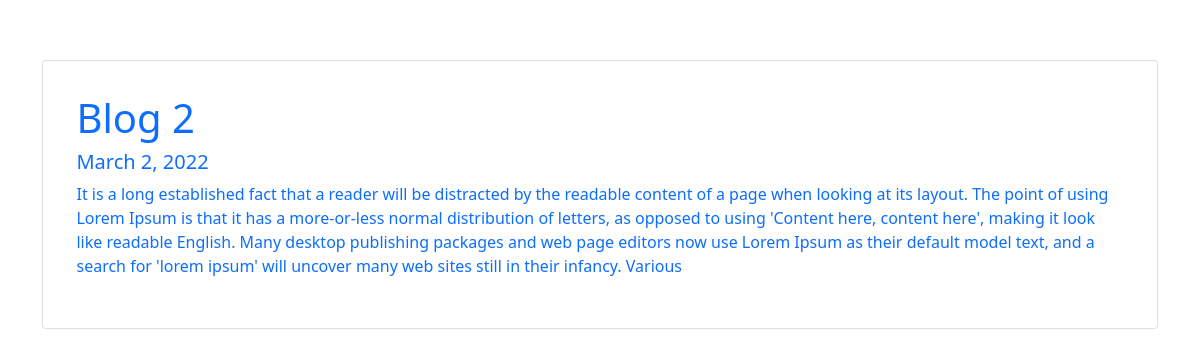
The app's page /post/4 with its own data.
### posts/models.py (models this page shows)
class Post(models.Model):
    title = models.CharField(max_length=100)
    body = models.CharField(max_length=500)
    created_at = models.DateField(default = datetime.now, blank = True)

### posts/views.py (the view)
# urls.py: path('post/<str:pk>', views.post, name='post'),
def post(request, pk):
    posts = Post.objects.get(id=pk)
    return render(request, 'post.html', {'posts': posts})

### templates/post.html (shortened to what this page needs)
<!DOCTYPE html>
<html lang="en">
<head>
    <link href="https://cdn.jsdelivr.net/npm/bootstrap@5.1.3/dist/css/bootstrap.min.css" rel="stylesheet">
</head>
<body>
    <div class="myblog">
        <div class="container">
            <div class="row">
                <div class="col-lg-12">
                    <div class="card">
                        <a href="/post/{{post.id}}">
                            <h1>{{posts.title}}</h1>
                            <h5>{{posts.created_at}}</h5>
                            <p>{{posts.body}}</p>
                        </a>
                    </div>
                </div>
            </div>
        </div>
    </div>
</body>
</html>

### templates/post.html (style rules this page uses)
.myblog { margin-top: 5%; }
a { text-decoration: none; }
.card { padding: 3%; margin-bottom: 3%; }

### records on screen
Post: title "Blog 2", created_at "March 2, 2022", body "It is a long established fact that a reader will be distracted by the readable content of a page when looking at its layout. The point of using Lorem Ipsum is that it has a more-or-less normal distribution of letters, as opposed to using 'Content here, content here', making it look like readable English. Many desktop publishing packages and web page editors now use Lorem Ipsum as their default model text, and a search for 'lorem ipsum' will uncover many web sites still in their infancy. Various"
